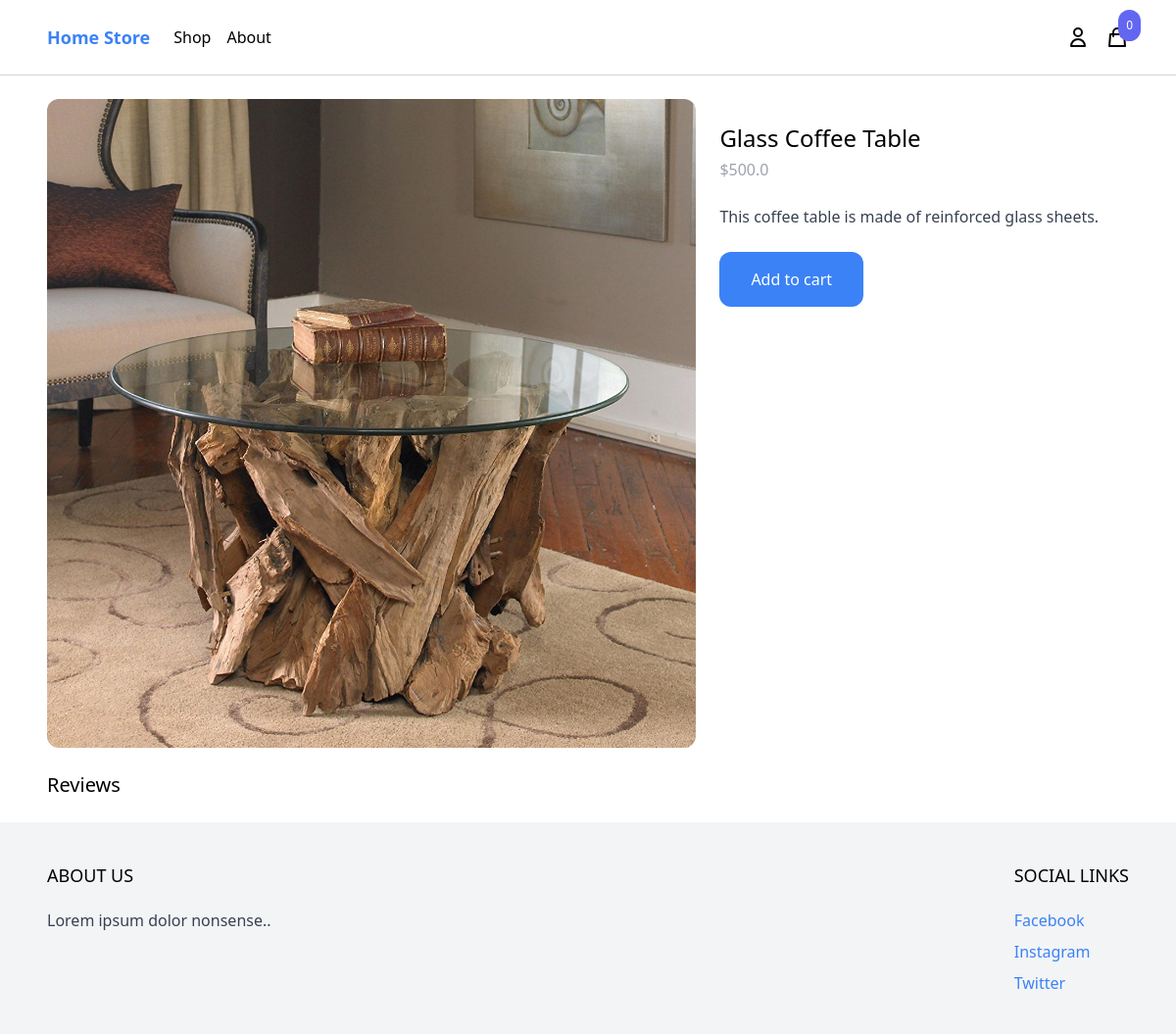
Page /shop/glass-coffee-table/ on the earlier database version.
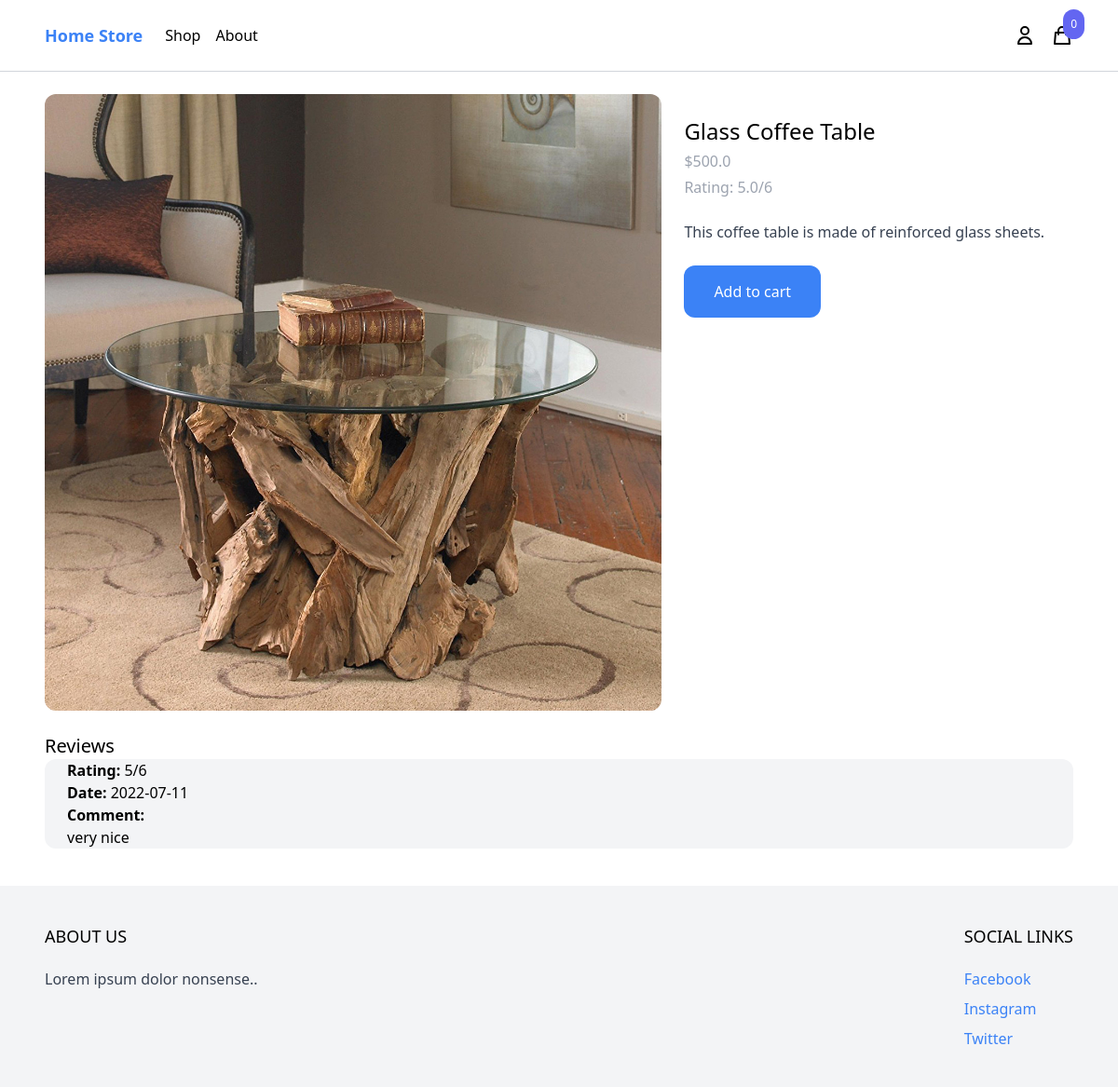
Same page on the later database version.
### product/models.py (models this page shows, shortened)
class Product(models.Model):
    category = models.ForeignKey(Category, related_name='products', on_delete=models.CASCADE)
    name = models.CharField(max_length=255)
    slug = models.SlugField()
    description = models.TextField(blank=True, null=True)
    price = models.IntegerField()
    created_at = models.DateTimeField(auto_now_add=True)
    image = models.ImageField(upload_to='uploads/', blank=True, null=True)
    thumbnail = models.ImageField(upload_to='uploads/', blank=True, null=True)
    class Meta:
        ordering = ('-created_at',)
        verbose_name_plural = 'products'
    def get_display_price(self):
        return self.price / 10
    def get_rating(self):
        reviews_total = 0
        for review in self.reviews.all():
            reviews_total += review.rating
        if reviews_total > 0:
            return reviews_total / self.reviews.count()
        return 0

class Review(models.Model):
    product = models.ForeignKey(Product, related_name='reviews', on_delete=models.CASCADE)
    rating = models.IntegerField(default=3)
    content = models.TextField()
    created_by = models.ForeignKey(User, related_name='reviews', on_delete=models.CASCADE)
    created_at = models.DateTimeField(auto_now_add=True)

### product/views.py (the view, shortened to what this page needs)
# urls.py: path('shop/<slug:slug>/', product, name='product'),
def product(request, slug):
    product = get_object_or_404(Product, slug=slug)
    return render(request, 'product/product.html', {'product': product})

### cart/cart.py (called while the page is built)
    def __len__(self):
        return sum(item['quantity'] for item in self.cart.values())

### cart/context_processors.py (called while the page is built)
def cart(request):
    return {'cart': Cart(request)}

### product/templates/product/product.html (shortened to what this page needs)
{% extends 'core/base.html' %}
{% block content %}
<div class="max-w-6xl mx-auto flex flex-wrap py-6 px-6 xl:px-0">
    <div class="images w-full mb-6 lg:mb-0 lg:w-3/5">
        <img
            class="rounded-xl"
            src="{% if product.image %}{{ product.image.url }}{% else %}https://via.placeholder.com/240x240x.jpg{% endif %}"
            alt="{{ product.name }}"
        >
    </div>
    <div class="information w-full lg:w-2/5 lg:p-6">
        <h1 class="text-2xl">{{ product.name }}</h1>
        <p class="mt-1 text-gray-400">${{ product.get_display_price }}</p>
        {% if product.get_rating > 0 %}
        <p class="mt-1 text-gray-400">Rating: {{ product.get_rating }}/6</p>
        {% endif %}
        {% if product.description %}
            <p class="mt-6 text-gray-700">{{ product.description }}</p>
        {% endif %}
        <a
            href="#"
            class="mt-6 inline-block px-8 py-4 rounded-xl bg-blue-500 text-white hover:bg-blue-700"
            hx-get="{% url 'add_to_cart' product.id %}"
            hx-target="#menu-cart-button"
            hx-swap="outerHTML"
        >
            Add to cart
        </a>
    </div>
    <div class="w-full mt-6">
        <h2 class="text-xl">Reviews</h2>
        {% for review in product.reviews.all %}
            <div class="px-4 px-6 bg-gray-100 rounded-xl mb-4">
                <strong>Rating: </strong> {{ review.rating }}/6<br>
                <strong>Date: </strong> {{ review.created_at|date:"Y-m-d" }}<br>
                <strong>Comment: </strong><br>
                {{ review.content }}
            </div>
        {% endfor %}
    </div>
</div>
{% endblock %}

Differences in the rows shown:
shown differently, row unchanged: Product "Glass Coffee Table": get_rating (not shown) → "5.0"
added Review: rating "5", created_at "2022-07-11", content "very nice"
Other differences:
text now shown: "Rating: /6"
